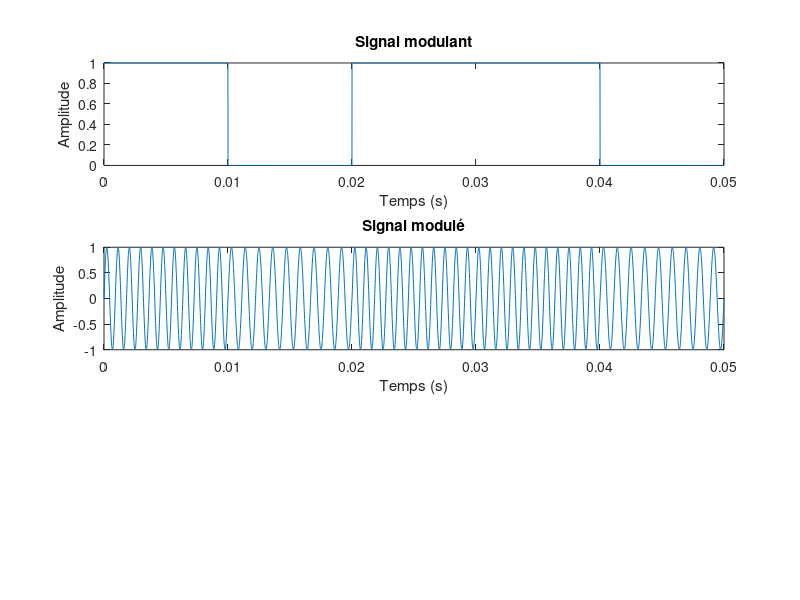

Write the MATLAB code that produced this figure.
% Paramètres
Fs = 1000; % Fréquence d'échantillonnage
Fp = 1000; % Fréquence porteuse
df = 100; % Déplacement de fréquence
T = 0.01; % Durée d'un bit

% Signal modulant
bits = [1 0 1 1 0]; % Suite de bits(exemple!!)
t_mod = linspace(0, T*length(bits), length(bits)*Fs); % Temps du signal modulant par bit donc (Ts*5 = 5ms, divisé en 5000 partie donc dimension vecteur: 5000)
modulant = repelem(bits, Fs); % Signal modulant (repelem Replicate elements of an array) 
% chaque élement de bits sera répété Fs*Ts*1000 fois

% Signal modulé
t_modulated = linspace(0, T, Fs); % Temps du signal modulé
modulated = []; % Initialisation du signal modulé

% Modulation FSK
for i=1:length(bits)
    if bits(i) == 0
        modulated = [modulated, sin(2*pi*(Fp-df)*t_modulated)];
    else
        modulated = [modulated, sin(2*pi*(Fp+df)*t_modulated)];
    end
end

%Affichage des signaux
figure;
subplot(3,1,1);
plot(t_mod, modulant);
title('Signal modulant');
xlabel('Temps (s)');
ylabel('Amplitude');
subplot(3,1,2);
plot(t_mod, modulated);
title('Signal modulé');
xlabel('Temps (s)');
ylabel('Amplitude');
% subplot(3,1,3);
% plot(t_modulated, modulant.*modulated);
% title('Signal démodulé');
% xlabel('Temps (s)');
% ylabel('Amplitude');